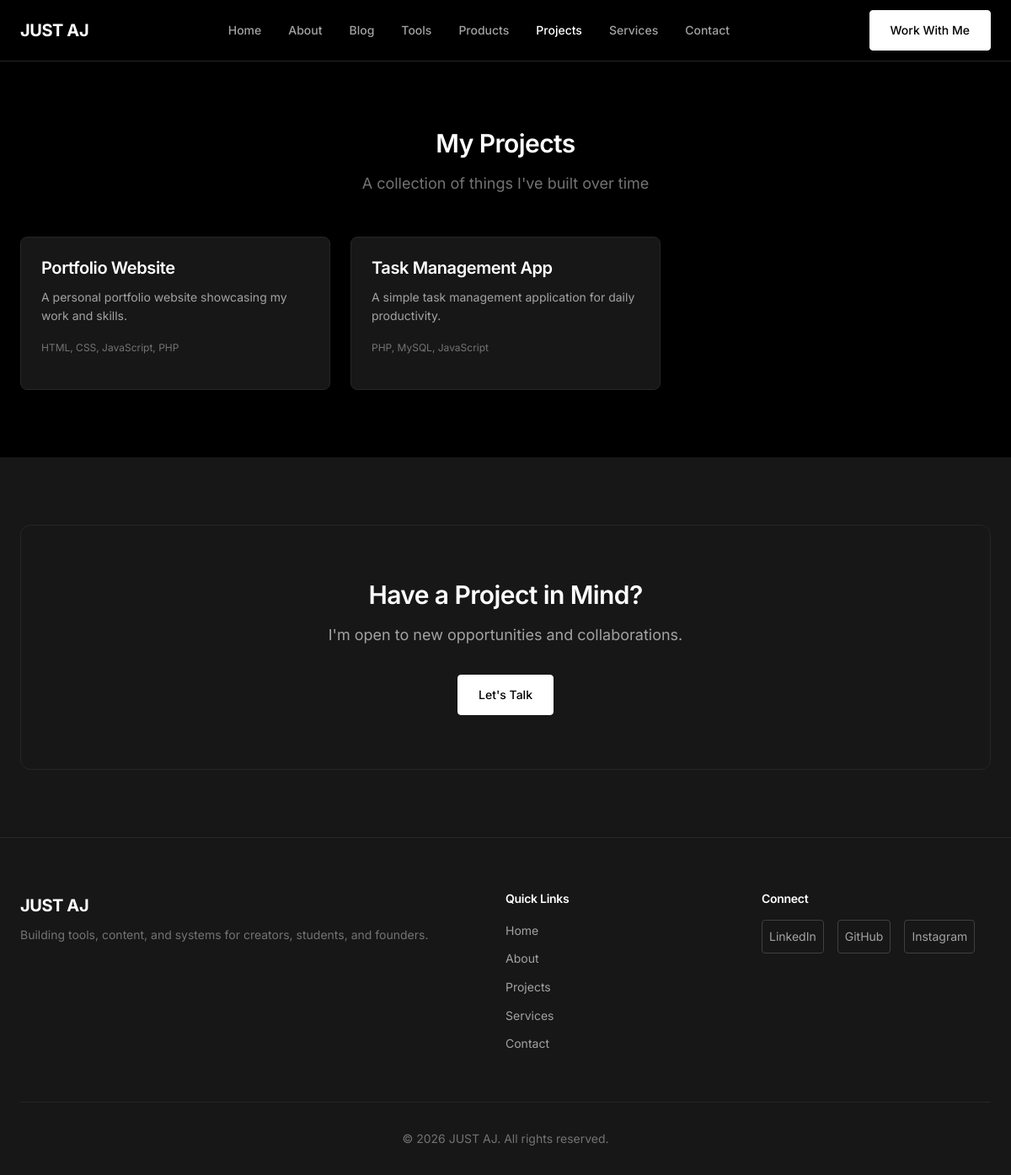
The app's page /projects.php with its own data.
### tables this page shows
CREATE TABLE `settings` (
    `id` INT(11) NOT NULL AUTO_INCREMENT,
    `setting_key` VARCHAR(255) NOT NULL,
    `setting_value` TEXT,
    PRIMARY KEY (`id`),
    UNIQUE KEY `setting_key` (`setting_key`)
);

CREATE TABLE `projects` (
    `id` INT(11) NOT NULL AUTO_INCREMENT,
    `title` VARCHAR(255) NOT NULL,
    `description` TEXT,
    `tech_stack` VARCHAR(500),
    `live_link` VARCHAR(500),
    `github_link` VARCHAR(500),
    `status` ENUM('active', 'inactive') DEFAULT 'active',
    `featured` ENUM('yes', 'no') DEFAULT 'no',
    `created_at` TIMESTAMP DEFAULT CURRENT_TIMESTAMP,
    `updated_at` TIMESTAMP DEFAULT CURRENT_TIMESTAMP ON UPDATE CURRENT_TIMESTAMP,
    PRIMARY KEY (`id`)
);

### includes/functions.php (called while the page is built, shortened)
<?php
function getSetting($key, $default = '') {
    global $pdo;
    $stmt = $pdo->prepare('SELECT setting_value FROM settings WHERE setting_key = ?');
    $stmt->execute([$key]);
    $result = $stmt->fetch();
    return $result ? $result['setting_value'] : $default;
}
function getAllProjects($limit = null) {
    global $pdo;
    $sql = 'SELECT * FROM projects WHERE status = "active" ORDER BY created_at DESC';
    $stmt = $pdo->query($sql);
    return $stmt->fetchAll();
}

### projects.php (the view, shortened to what this page needs)
<?php
$currentPage = 'projects';
require_once 'includes/header.php';
$projects = getAllProjects();
?>
<section class="section">
    <div class="container">
        <div class="section-header">
            <h2 class="section-title">My Projects</h2>
            <p class="section-subtitle">A collection of things I've built over time</p>
        </div>
        <?php if (!empty($projects)): ?>
        <div class="cards-grid">
            <?php foreach ($projects as $project): ?>
            <div class="card">
                <h3 class="card-title"><?php echo htmlspecialchars($project['title']); ?></h3>
                <p class="card-description"><?php echo htmlspecialchars($project['description']); ?></p>
                <?php if ($project['tech_stack']): ?>
                <p class="card-tech"><?php echo htmlspecialchars($project['tech_stack']); ?></p>
                <?php endif; ?>
            </div>
            <?php endforeach; ?>
        </div>
        <?php endif; ?>
    </div>
</section>
<section class="section" style="background-color: var(--color-gray-900);">
    <div class="container">
        <div class="cta-section">
            <h2 class="cta-title">Have a Project in Mind?</h2>
            <p class="cta-description">I'm open to new opportunities and collaborations.</p>
            <div class="cta-actions">
                <a href="<?php echo SITE_URL; ?>/contact.php" class="btn btn-primary">Let's Talk</a>
            </div>
        </div>
    </div>
</section>
<?php require_once 'includes/footer.php'; ?>

### includes/header.php (shortened to what this page needs)
<?php
require_once __DIR__ . '/db.php';
require_once __DIR__ . '/functions.php';
$siteName = getSetting('site_name', 'JUST AJ');
?>
<!DOCTYPE html>
<html lang="en">
<head>
    <link rel="stylesheet" href="<?php echo SITE_URL; ?>/assets/css/style.css">
    <link rel="stylesheet" href="https://cdnjs.cloudflare.com/ajax/libs/font-awesome/6.5.1/css/all.min.css">
</head>
<body>
    <header class="site-header">
        <div class="container header-inner">
            <a href="<?php echo SITE_URL; ?>" class="logo">
                <span class="logo-text"><?php echo htmlspecialchars($siteName); ?></span>
            </a>
            <nav class="main-nav">
                <ul class="nav-list">
                    <li><a href="<?php echo SITE_URL; ?>" class="<?php echo $currentPage === 'home' ? 'active' : ''; ?>">Home</a></li>
                    <li><a href="<?php echo SITE_URL; ?>/about.php" class="<?php echo $currentPage === 'about' ? 'active' : ''; ?>">About</a></li>
                    <li><a href="<?php echo SITE_URL; ?>/blog/" class="<?php echo $currentPage === 'blog' ? 'active' : ''; ?>">Blog</a></li>
                    <li><a href="<?php echo SITE_URL; ?>/tools/" class="<?php echo $currentPage === 'tools' ? 'active' : ''; ?>">Tools</a></li>
                    <li><a href="<?php echo SITE_URL; ?>/products/" class="<?php echo $currentPage === 'products' ? 'active' : ''; ?>">Products</a></li>
                    <li><a href="<?php echo SITE_URL; ?>/projects.php" class="<?php echo $currentPage === 'projects' ? 'active' : ''; ?>">Projects</a></li>
                    <li><a href="<?php echo SITE_URL; ?>/services.php" class="<?php echo $currentPage === 'services' ? 'active' : ''; ?>">Services</a></li>
                    <li><a href="<?php echo SITE_URL; ?>/contact.php" class="<?php echo $currentPage === 'contact' ? 'active' : ''; ?>">Contact</a></li>
                </ul>
            </nav>
            <a href="<?php echo SITE_URL; ?>/contact.php" class="btn btn-primary cta-btn">Work With Me</a>
        </div>
    </header>
    <main class="main-content">

### includes/footer.php (shortened to what this page needs)
</main>
    <footer class="site-footer">
        <div class="container">
            <div class="footer-inner">
                <div class="footer-brand">
                    <span class="logo-text"><?php echo htmlspecialchars(getSetting('site_name', 'JUST AJ')); ?></span>
                    <p class="footer-tagline"><?php echo htmlspecialchars(getSetting('site_tagline', '')); ?></p>
                </div>
                <div class="footer-links">
                    <h4>Quick Links</h4>
                    <ul>
                        <li><a href="<?php echo SITE_URL; ?>">Home</a></li>
                        <li><a href="<?php echo SITE_URL; ?>/about.php">About</a></li>
                        <li><a href="<?php echo SITE_URL; ?>/projects.php">Projects</a></li>
                        <li><a href="<?php echo SITE_URL; ?>/services.php">Services</a></li>
                        <li><a href="<?php echo SITE_URL; ?>/contact.php">Contact</a></li>
                    </ul>
                </div>
                <div class="footer-social">
                    <h4>Connect</h4>
                    <div class="social-links">
                        <a href="<?php echo getSetting('linkedin_url', '#'); ?>" target="_blank" rel="noopener" class="social-link">LinkedIn</a>
                        <a href="<?php echo getSetting('github_url', '#'); ?>" target="_blank" rel="noopener" class="social-link">GitHub</a>
                        <a href="<?php echo getSetting('instagram_url', '#'); ?>" target="_blank" rel="noopener" class="social-link">Instagram</a>
                    </div>
                </div>
            </div>
            <div class="footer-bottom">
                <p>&copy; <?php echo date('Y'); ?> <?php echo htmlspecialchars(getSetting('site_name', 'JUST AJ')); ?>. All rights reserved.</p>
            </div>
        </div>
    </footer>
</body>
</html>

### records on screen
settings: setting_value "JUST AJ"
projects: title "Portfolio Website", description "A personal portfolio website showcasing my work and skills.", tech_stack "HTML, CSS, JavaScript, PHP"
projects: title "Task Management App", description "A simple task management application for daily productivity.", tech_stack "PHP, MySQL, JavaScript"
settings: setting_value "Building tools, content, and systems for creators, students, and founders."
